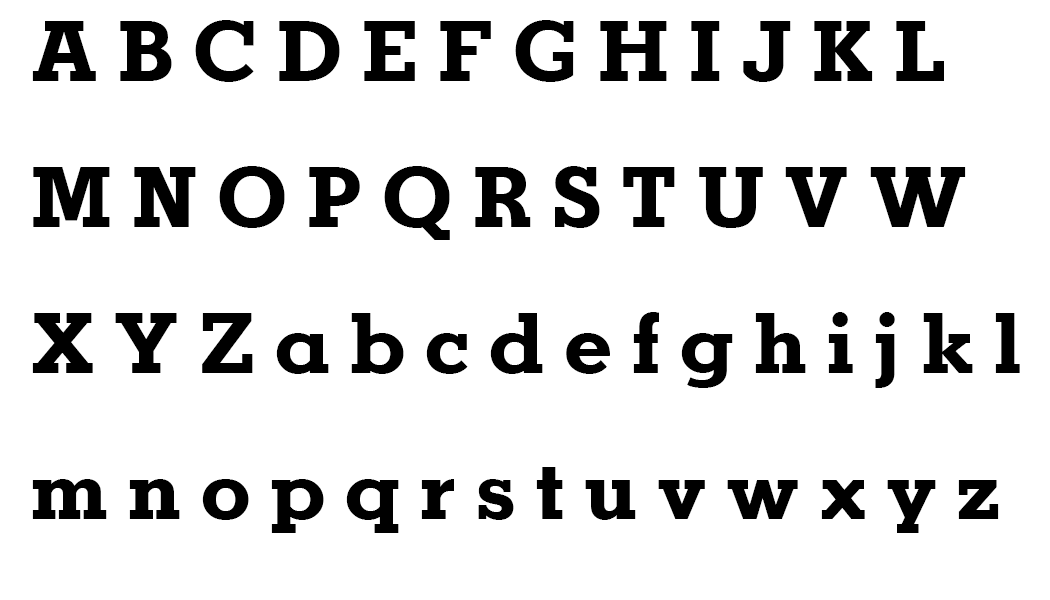
#> input picture text_image.png, 1050 x 600 px
$ python main2.py
#> lines starting #> are read from the running program, lines starting #| are printed output that depends on the picture; pictures that were not available may be replaced by others from this repository, and a replacement may not be noted
"""
 @Author: Envision
 @Github: ElapsingDreams
 @Gitee: ElapsingDreams
 @Email: None
 @FileName: main2.py
 @DateTime: 2024/11/19 18:55
 @SoftWare: PyCharm
"""
import os

import cv2
import numpy as np


def load_image(image_path):
    img = cv2.imread(image_path)
    return img


def to_gray(image):
    gray = cv2.cvtColor(image, cv2.COLOR_BGR2GRAY)
    return gray


def build_gaussian_pyramid(image, levels=6):
    pyramid = [image]
    for _ in range(1, levels):
        image = cv2.pyrDown(image)
        pyramid.append(image)
    return pyramid


def template_matching(image, template, method=cv2.TM_CCOEFF_NORMED, threshold=0.8):
    if image.shape[0] < template.shape[0] or image.shape[1] < template.shape[1]:
        return None

    res = cv2.matchTemplate(image, template, method)
    min_val, max_val, min_loc, max_loc = cv2.minMaxLoc(res)
    if max_val >= threshold:
        return max_val, max_loc, template.shape
    return None


def find_best_match(pyramid, template, method=cv2.TM_CCOEFF_NORMED, threshold=0.87):
    best_match = None
    best_scale = None
    for level, image in enumerate(pyramid):
        match = template_matching(image, template, method, threshold)
        if match is not None:
            max_val, max_loc, (th, tw) = match
            if best_match is None or max_val > best_match[0]:
                best_match = (max_val, max_loc, (th, tw), image.shape)
                best_scale = 1 / (2 ** level)
    return best_match, best_scale


def draw_matches(image, matches):
    for match in matches:
        if match is not None:
            max_val, max_loc, (th, tw), (level_h, level_w) = match
            scale_x = image.shape[1] / level_w
            scale_y = image.shape[0] / level_h
            top_left = (int(max_loc[0] * scale_x), int(max_loc[1] * scale_y))
            bottom_right = (int((max_loc[0] + tw) * scale_x), int((max_loc[1] + th) * scale_y))
            cv2.rectangle(image, top_left, bottom_right, 255, 2)
    return image


def main(image_path, template_paths, best_scale=None):
    image = load_image(image_path)
#> in load_image, img is the input picture: shape (600, 1050, 3); min 0, max 255, mean 220.8
    gray = to_gray(image)
    templates = [to_gray(load_image("./res/" + path)) for path in template_paths]
#> call 2 of load_image, with image_path = './res/test.png'
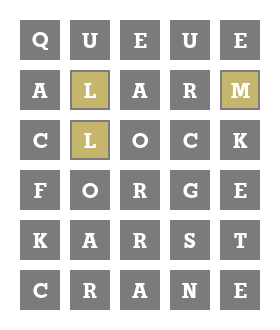
#> input picture test.png, 280 x 330 px, given as the content of the folder ./res, which was not available
#> in load_image, img is the input picture: shape (330, 280, 3); mean B, G, R 191.4, 193.7, 194.3
#> in to_gray (call 2), `gray = cv2.cvtColor(image, cv2.COLOR_BGR2GRAY)`:
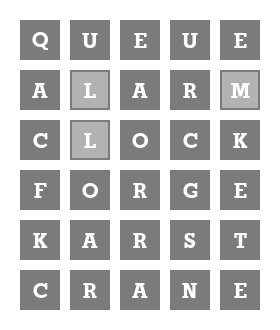
#> gray: shape (330, 280); min 123, max 255, mean 193.6
#> templates = 1 item

    if best_scale is not None:
        scaled_template = cv2.resize(templates[0], None, fx=best_scale, fy=best_scale)
        match = template_matching(gray, scaled_template)
        if match is not None:
            print("Using recorded best scale:", best_scale)
            result_image = draw_matches(image, [match])
            cv2.imshow('Matched Image', result_image)
            cv2.waitKey(0)
            cv2.destroyAllWindows()
            return

    pyramid = build_gaussian_pyramid(gray)
#> the loop in build_gaussian_pyramid, `for _ in range(1, levels):` made 5 passes
#> pass 1, in build_gaussian_pyramid, `image = cv2.pyrDown(image)`:
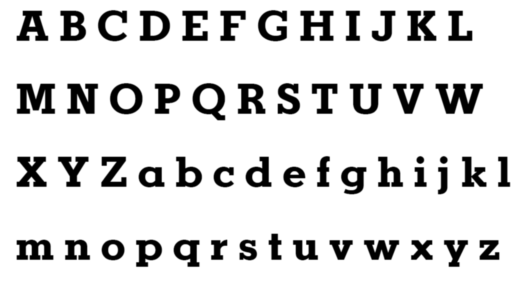
#> image: shape (300, 525); min 0, max 255, mean 220.8
#> pass 2, in build_gaussian_pyramid, `image = cv2.pyrDown(image)`:
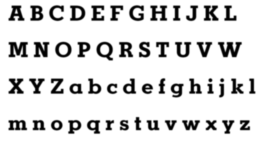
#> image: shape (150, 263); min 0, max 255, mean 220.8
#> pass 3, in build_gaussian_pyramid, `image = cv2.pyrDown(image)`:
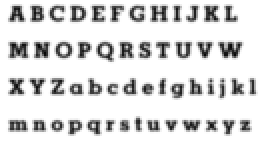
#> image: shape (75, 132) (shown 2 times larger); min 6, max 255, mean 221
#> after the loop in build_gaussian_pyramid, `for _ in range(1, levels):`: pyramid = 6 items
#> pyramid = 6 items
    matches = []
    scales = []

    for template in templates:
        match, scale = find_best_match(pyramid, template)
        matches.append(match)
        scales.append(scale)
#> this loop made 1 pass
#> pass 1, in template_matching, `res = cv2.matchTemplate(image, template, method)`:
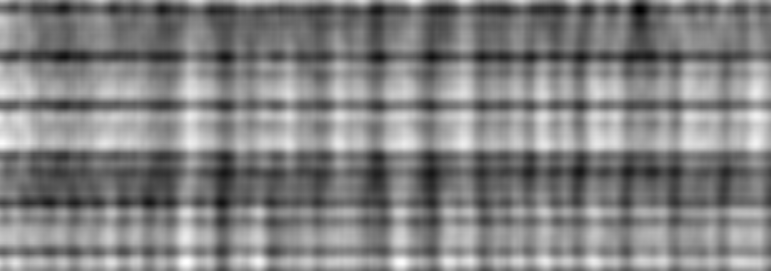
#> res: shape (271, 771) float32; min -0.168, max 0.158, mean -0.0022; drawn with min black and max white
#> after the loop, matches = 1 item; scales = 1 item

    result_image = draw_matches(image, matches)
#> the loop in draw_matches, `for match in matches:` made 1 pass
#> match on pass 1: None
    cv2.imshow('Matched Image', result_image)
    cv2.waitKey(0)
    cv2.destroyAllWindows()

    # 记录最佳匹配尺度
    if scales[0] is not None:
        with open('best_scale.txt', 'w') as f:
            f.write(str(scales[0]))


if __name__ == '__main__':
    template_paths = os.listdir("./res")
    try:
        with open('best_scale.txt', 'r') as f:
            best_scale = float(f.read().strip())
    except FileNotFoundError:
        best_scale = None

    main('text_image.png', template_paths, best_scale)
